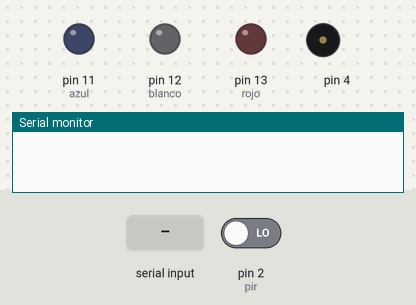
Recording of a sketch running on a simulated Arduino Uno, built with avr-gcc and run on an emulated ATmega328P. On the bench: output pins drawn as LEDs (lit = HIGH), buzzer (waves = sounding), the last lines printed to the serial monitor. The test bench sets the inputs (shaded band); at power-on: pin 2 (pir) LOW.

Above: at 1.2 s.
1.3 s: pin 2 (pir) driven HIGH
At 2.5 s:
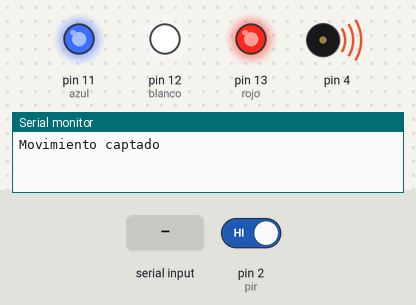
4.3 s: "A" received over Serial
At 5.2 s:
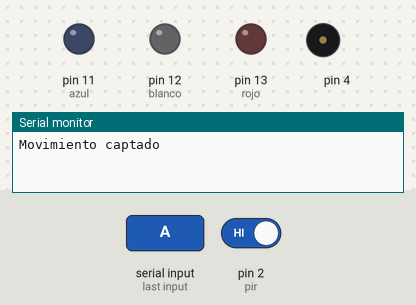
7.3 s: "P" received over Serial
At 8.3 s:
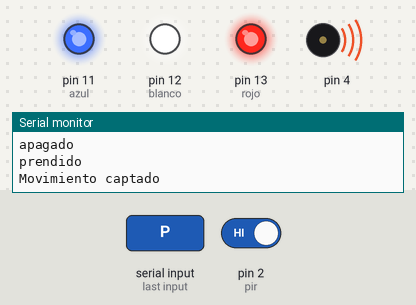
Timing chart, 0 to 13.8 s (numbered marks = the images above; inputs shaded):
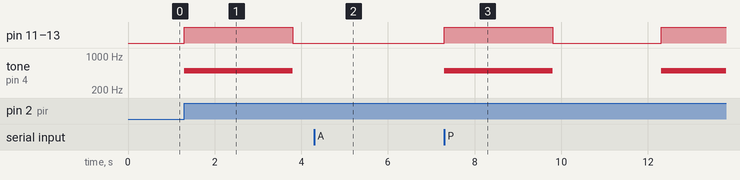

The sketch:

movimientobuzzer_2.ino
```cpp
char onOff;

int encendido = 1;


byte rojo = 13;

byte blanco = 12;

byte azul = 11;

byte pir = 2;


void setup(){


  Serial.begin(9600);

  pinMode(4, OUTPUT);

  pinMode(rojo, OUTPUT);

  pinMode(blanco, OUTPUT);

  pinMode(azul, OUTPUT);

  pinMode(pir, INPUT);


}


void loop(){


  onOff=Serial.read();

  if(onOff=='A'){encendido = 0;Serial.println("apagado");}

  if(onOff=='P'){encendido = 1;Serial.println("prendido");}


  if(digitalRead(pir) == HIGH && encendido == 1){

    Serial.println("Movimiento captado");

    digitalWrite(rojo, HIGH);

    digitalWrite(blanco, HIGH);

    digitalWrite(azul, HIGH);

    tone(4, 500);

    delay(2500);


    digitalWrite(rojo, LOW);

    digitalWrite(blanco, LOW);

    digitalWrite(azul, LOW);

    noTone(4);

    delay(2500);


  }


}
```

Measured:
- after the input at 1.3 s, pin 11 (azul), pin 12 (blanco), pin 13 (rojo): LOW → HIGH at once, → LOW 2.5 s later; tone on pin 4: silent → 500 Hz at once, → silent 2.5 s later
- after the input at 4.3 s, pin 11 (azul), pin 12 (blanco), pin 13 (rojo): stays LOW (without the input it goes to HIGH after 2.0 s); tone on pin 4: stays silent (without the input it goes to 500 Hz after 2.0 s)
- after the input at 7.3 s, pin 11 (azul), pin 12 (blanco), pin 13 (rojo): LOW → HIGH at once, → LOW 2.5 s later, → HIGH 2.5 s later; tone on pin 4: silent → 500 Hz at once, → silent 2.5 s later, → 500 Hz 2.5 s later
